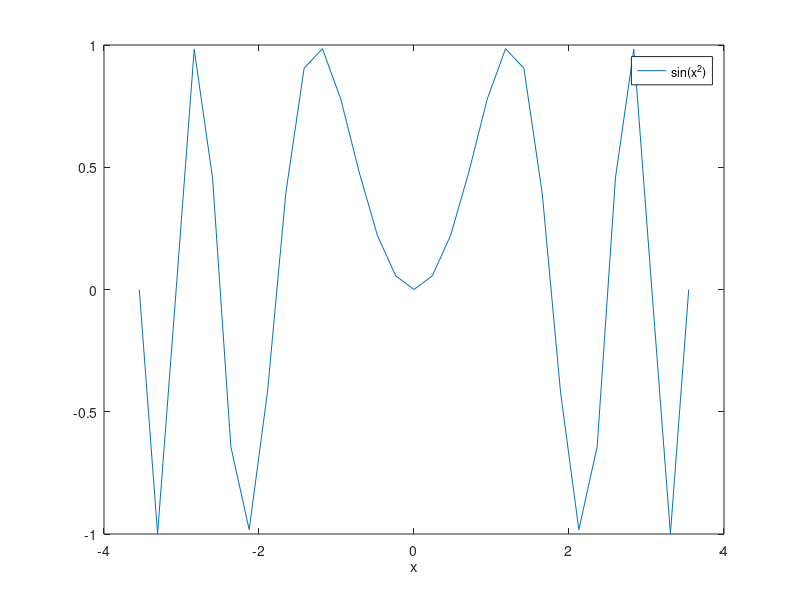
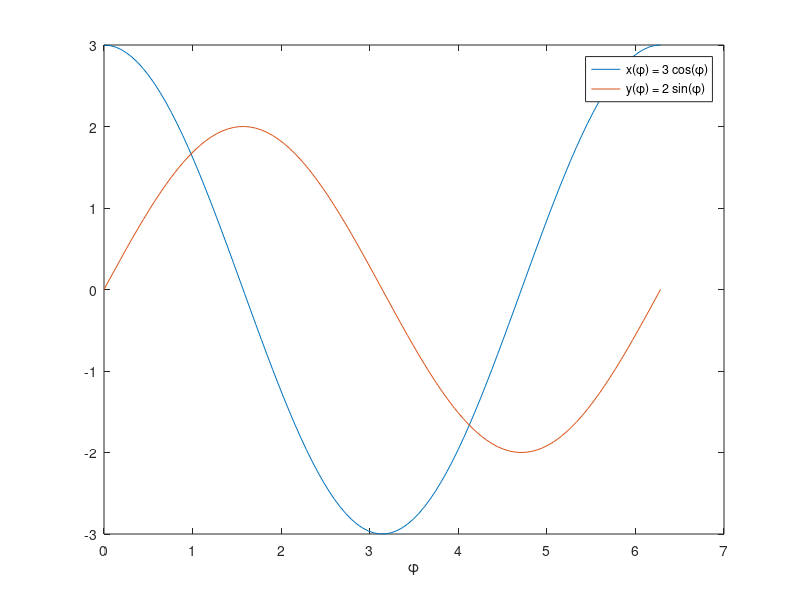
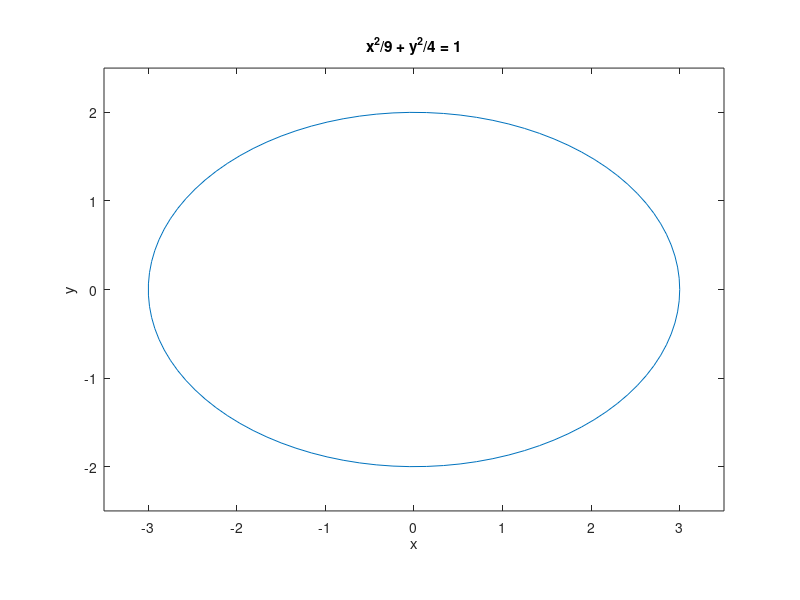

Reproduce these figures in MATLAB, in order. (Note: this script raises an error after producing the figures.)
%% Графики функций от двух переменных: на сетке и без

%% Анонимная функция

f = @(x) sin(x.^2);
[f(0), f(sqrt(pi/2)), f(2)]

%%
x = linspace(-sqrt(4*pi), sqrt(4*pi), 31);
figure(1);
plot(x, f(x));
legend('sin(x^2)');
xlabel('x');

%% Функция, зависящая от параметра
phi = linspace(0, 2*pi);
x = 3 * cos(phi);
y = 2 * sin(phi);

figure(2);
plot(phi, x); hold on;
plot(phi, y); hold off;
legend('x(\phi) = 3 cos(\phi)', 'y(\phi) = 2 sin(\phi)');
xlabel('\phi');

%%
figure(3);
plot(x, y);
axis([-3.5 3.5 -2.5 2.5]); 
axis('equal');
xlabel('x');
ylabel('y');
title('x^2/9 + y^2/4 = 1');

%%
xt = @(t) cos(3*t);
yt = @(t) sin(2*t);

figure(4);
fplot(xt,yt, [0 pi]);
xlabel('x');
ylabel('y')

%% Рисуем функции без сетки

f = @(x) exp(-abs(x));
figure(5);
fplot(f);
ylim([0, 1])
legend('e^{-|x|}');
xlabel('x');


%% Функция двух переменных на сетке

[x, y] = meshgrid(1:3, 4:6);

%%%
z = x + 1i*y;
disp(z);

%%
f = y - x;
figure(6);
contour(x, y, f);

%%
contourf(x, y, f, '--r', 'ShowText', 'on', 'LineWidth', 1.6);
xlabel('x');
ylabel('y');
title('f(x, y) = y - x');

%%
[x, y] = meshgrid(linspace(-2*pi, 2*pi, 101), linspace(-2*pi, 2*pi, 101));
f = x.*sin(y) - y.*cos(x);

figure(7);
contour(x, y, f, [0 2 4 6], 'ShowText', 'on');
xlabel('x');
ylabel('y');
title('$f(x, y) = x \sin(y) - y \cos(x)$', 'Interpreter', 'latex');

%% Функция двух переменных без сетки
f = @(x,y) 3*(1-x).^2.*exp(-(x.^2)-(y+1).^2)...
    - 10*(x/5 - x.^3 - y.^5).*exp(-x.^2-y.^2)...
    - 1/3*exp(-(x+1).^2 - y.^2);

figure(8);
fcontour(f, [-3 3], ...
    '-k', 'MeshDensity', 171, 'Fill', 1, 'LevelStep', 1);

ylabel('$y$', 'Interpreter', 'latex', 'FontSize', 16);
xl = xlabel('$x$'); 
xl.Interpreter = 'latex'; xl.FontSize = 16;

title({'$f(x, y) = 3(1-x)^2 \, e^{-(x^2)-(y+1)^2} -$', ...
    '$- 10(\frac{x}{5} - x^3 - y^5) \, e^{-x^2-y^2} - \frac{1}{3} \, e^{-(x+1)^2 - y^2}$'},...
    'Interpreter', 'latex', 'FontSize', 14);
